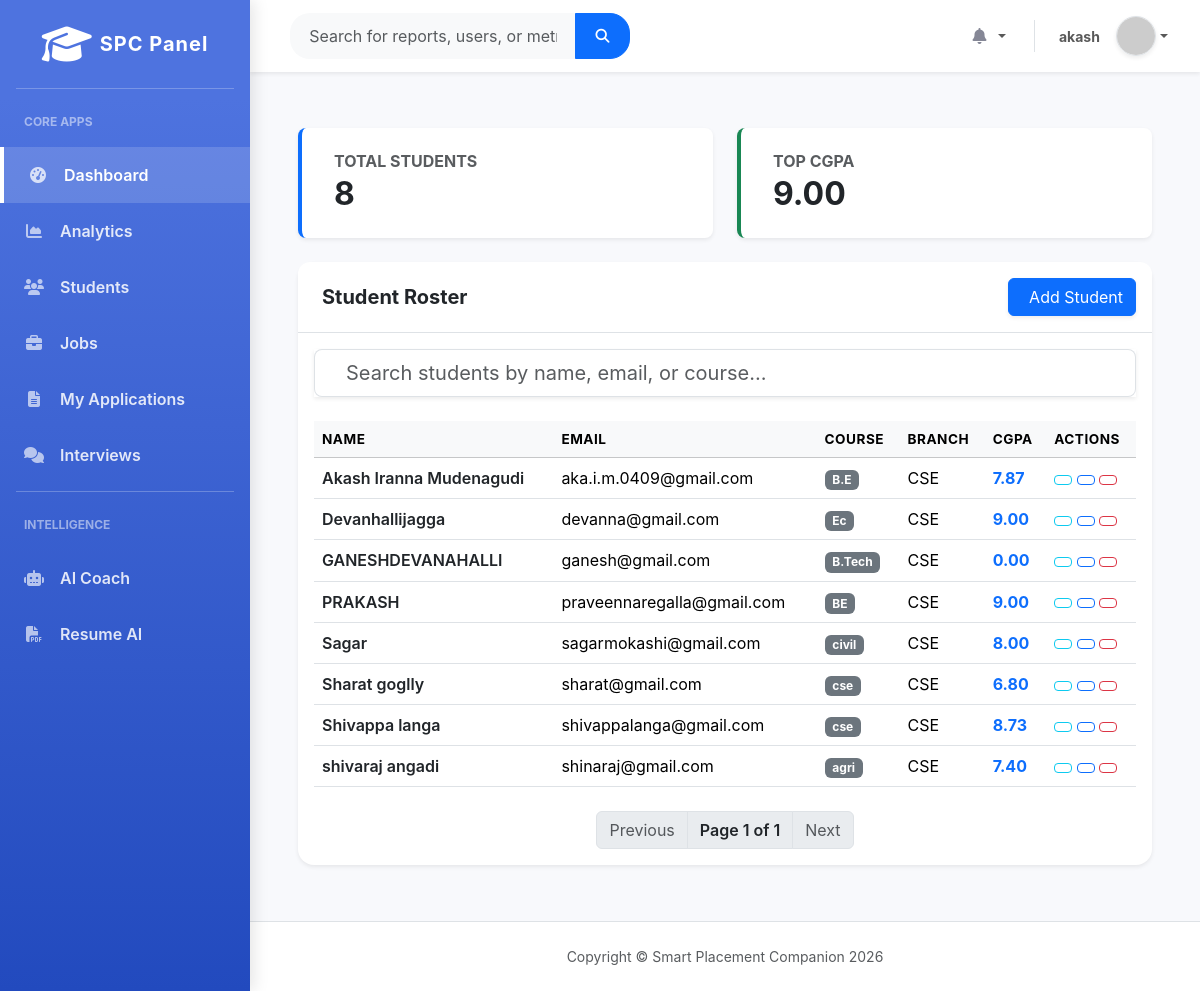
Page /students/ (signed in) on the committed database.
### students/models.py (models this page shows, shortened)
class Student(models.Model):
    BRANCH_CHOICES = [
        ('CSE', 'Computer Science'),
        ('ECE', 'Electronics'),
        ('ME', 'Mechanical'),
        ('CE', 'Civil'),
        ('MGT', 'Management'),
    ]
    user = models.OneToOneField(User, null=True, blank=True, on_delete=models.SET_NULL, help_text='Auth user linked to student')
    name = models.CharField(max_length=100)
    email = models.EmailField()
    phone = models.CharField(max_length=20, blank=True, null=True, help_text='Contact Number')
    course = models.CharField(max_length=100)
    branch = models.CharField(max_length=4, choices=BRANCH_CHOICES, default='CSE')
    cgpa = models.DecimalField(max_digits=4, decimal_places=2, default=0.00)
    skills = models.CharField(max_length=255, blank=True, help_text='Comma-separated skills')
    projects = models.TextField(blank=True, null=True, help_text='Brief description of projects or comma separated')
    certifications = models.TextField(blank=True, null=True, help_text='List of certifications')
    linkedin_url = models.URLField(max_length=255, blank=True, null=True)
    github_url = models.URLField(max_length=255, blank=True, null=True)
    bio = models.TextField(blank=True, null=True, help_text='Short professional bio')
    profile_picture = models.ImageField(upload_to='profile_pics/', null=True, blank=True, help_text='Profile Picture Image')
    offer_date = models.DateField(null=True, blank=True, help_text='Date when candidate received an offer')
    resume = models.FileField(upload_to='resumes/', null=True, blank=True, help_text='Student Resume PDF')
    PLACEMENT_CHOICES = (
        ('Placed', 'Placed'),
        ('Not Placed', 'Not Placed')
    )
    placement_status = models.CharField(max_length=20, choices=PLACEMENT_CHOICES, default='Not Placed')
    created_at = models.DateTimeField(auto_now_add=True)
    updated_at = models.DateTimeField(auto_now=True)

### students/views.py (the view)
        @login_required
        def wrapper(request, *args, **kwargs):
            if request.user.is_superuser:
                return fn(request, *args, **kwargs)
            if hasattr(request.user, 'profile') and request.user.profile.role in roles:
                return fn(request, *args, **kwargs)
            return HttpResponseForbidden('You do not have permission to view this page.')

### students/models.py (called while the page is built)
    @property
    def unread_notifications_count(self):
        return self.user.notifications.filter(is_read=False).count()

### students/views.py (called while the page is built)
def role_required(*roles):
    def decorator(fn):
        @login_required
        def wrapper(request, *args, **kwargs):
            if request.user.is_superuser:
                return fn(request, *args, **kwargs)
            if hasattr(request.user, 'profile') and request.user.profile.role in roles:
                return fn(request, *args, **kwargs)
            return HttpResponseForbidden('You do not have permission to view this page.')
        return wrapper
    return decorator

@role_required('coordinator', 'recruiter')
def student_list(request):
    q = request.GET.get('q', '')
    students = Student.objects.filter(name__icontains=q).order_by('name')
    total_students = Student.objects.count()
    top_student = Student.objects.order_by('-cgpa').first()
    top_cgpa = top_student.cgpa if top_student else 0.0
    paginator = Paginator(students, 10)
    page_obj = paginator.get_page(request.GET.get('page'))
    return render(request, 'students/students.html', {
        'students': page_obj,
        'q': q,
        'page_obj': page_obj,
        'total_students': total_students,
        'top_cgpa': top_cgpa
    })

### templates/students/students.html (shortened to what this page needs)
{% extends 'base.html' %}
{% block content %}
<div class="py-2">
    <div class="row g-4 mb-4">
        <div class="col-md-6">
            <div class="card shadow-sm border-0 border-start border-primary border-4 rounded-3 h-100">
                <div class="card-body py-4">
                    <div class="d-flex align-items-center">
                        <div>
                            <h6 class="text-muted text-uppercase fw-bold mb-1">Total Students</h6>
                            <h2 class="mb-0 fw-bold text-dark">{{ total_students|default:0 }}</h2>
                        </div>
                    </div>
                </div>
            </div>
        </div>
        <div class="col-md-6">
            <div class="card shadow-sm border-0 border-start border-success border-4 rounded-3 h-100">
                <div class="card-body py-4">
                    <div class="d-flex align-items-center">
                        <div>
                            <h6 class="text-muted text-uppercase fw-bold mb-1">Top CGPA</h6>
                            <h2 class="mb-0 fw-bold text-dark">{{ top_cgpa|default:"0.0" }}</h2>
                        </div>
                    </div>
                </div>
            </div>
        </div>
    </div>
    <div class="card shadow-sm border-0 rounded-4 mb-4">
        <div class="card-header bg-white border-bottom py-3 d-flex justify-content-between align-items-center">
            <h5 class="mb-0 fw-bold">Student Roster</h5>
            <a class="btn btn-primary shadow-sm" href="{% url 'students:add_student' %}">Add Student</a>
        </div>
        <div class="card-body">
            <form class="mb-4" onsubmit="return false;">
                <div class="input-group input-group-lg shadow-sm">
                    <span class="input-group-text bg-white text-muted border-end-0"></span>
                    <input class="form-control border-start-0 ps-0" type="text" id="frontendSearchInput" value="{{ q }}" placeholder="Search students by name, email, or course...">
                </div>
            </form>
            <div class="table-responsive">
                <table class="table table-hover align-middle mb-0">
                    <thead class="table-light text-muted text-uppercase" style="font-size: 0.85rem; letter-spacing: 0.5px;">
                        <tr>
                            <th>Name</th>
                            <th>Email</th>
                            <th>Course</th>
                            <th>Branch</th>
                            <th>CGPA</th>
                            <th>Actions</th>
                        </tr>
                    </thead>
                    <tbody id="studentsTableBody">
                    {% for student in students %}
                        <tr style="transition: background-color 0.2s;">
                            <td class="fw-semibold text-dark">{{ student.name }}</td>
                            <td>{{ student.email }}</td>
                            <td><span class="badge bg-secondary">{{ student.course }}</span></td>
                            <td>{{ student.branch }}</td>
                            <td class="fw-bold text-primary">{{ student.cgpa }}</td>
                            <td>
                                <a class="btn btn-sm btn-outline-info" href="{% url 'students:student_detail_dashboard' student.id %}" title="View Dashboard"></a>
                                <a class="btn btn-sm btn-outline-primary" href="{% url 'students:edit_student' student.id %}" title="Edit"></a>
                                <a class="btn btn-sm btn-outline-danger" href="{% url 'students:delete_student' student.id %}" title="Delete"></a>
                            </td>
                        </tr>
                    {% empty %}
                        <tr><td colspan="6" class="text-center py-4 text-muted">No students found.</td></tr>
                    {% endfor %}
                    </tbody>
                </table>
            </div>
            <nav aria-label="Page navigation" class="mt-4">
                <ul class="pagination justify-content-center mb-0">
                    {% if students.has_previous %}
                    <li class="page-item"><a class="page-link" href="?q={{ q }}&page={{ students.previous_page_number }}">Previous</a></li>
                    {% else %}
                    <li class="page-item disabled"><span class="page-link">Previous</span></li>
                    {% endif %}
                    <li class="page-item disabled"><span class="page-link text-dark fw-semibold">Page {{ students.number }} of {{ students.paginator.num_pages }}</span></li>
                    {% if students.has_next %}
                    <li class="page-item"><a class="page-link" href="?q={{ q }}&page={{ students.next_page_number }}">Next</a></li>
                    {% else %}
                    <li class="page-item disabled"><span class="page-link">Next</span></li>
                    {% endif %}
                </ul>
            </nav>
        </div>
    </div>
</div>
{% endblock %}

### templates/includes/navbar.html (shortened to what this page needs)
<nav class="navbar navbar-expand w-100 navbar-light bg-white topbar mb-4 static-top shadow-sm px-4 d-flex justify-content-between">
    <form class="d-none d-sm-inline-block form-inline me-auto ms-md-3 my-2 my-md-0 mw-100 navbar-search">
        <div class="input-group">
            <input type="text" class="form-control bg-light border-0 small" placeholder="Search for reports, users, or metrics..." aria-label="Search" style="border-radius: 20px 0 0 20px; padding: 0.6rem 1.2rem;">
            <button class="btn btn-primary" type="button" style="border-radius: 0 20px 20px 0; padding: 0.6rem 1.2rem;">
                <i class="fas fa-search fa-sm"></i>
            </button>
        </div>
    </form>
    <ul class="navbar-nav ms-auto align-items-center">
        <li class="nav-item dropdown no-arrow mx-1">
            <a class="nav-link dropdown-toggle" href="#" id="alertsDropdown" role="button" data-bs-toggle="dropdown">
                <i class="fas fa-bell fa-fw text-gray-400"></i>
            </a>
        </li>
        <li class="nav-item dropdown no-arrow d-flex align-items-center">
            <a class="nav-link dropdown-toggle d-flex align-items-center" href="#" id="userDropdown" role="button" data-bs-toggle="dropdown">
                <span class="me-3 d-none d-lg-inline text-gray-600 small fw-bold">{{ user.username|default:"Active User" }}</span>
                <img class="img-profile rounded-circle shadow-sm border" src="https://ui-avatars.com/api/?name={{ user.username|default:'Active+User' }}&background=4e73df&color=fff&bold=true" style="width: 2.5rem; height: 2.5rem;">
            </a>
        </li>
    </ul>
</nav>

### templates/base.html (style rules this page uses)
:root { --sidebar-width: 250px; --primary-color: #4e73df; --bg-light: #f8f9fc; --text-gray-400: #d1d3e2; --text-gray-800: #5a5c69; }
body { font-family: 'Inter', -apple-system, BlinkMacSystemFont, "Segoe UI", Roboto, "Helvetica Neue", Arial, sans-serif; background-color: var(--bg-light); overflow-x: hidden; color: var(--text-gray-800); }
.text-gray-400 { color: #858796 !important; }
.card { border: none; border-radius: 0.75rem; box-shadow: 0 0.15rem 1.75rem 0 rgba(58, 59, 69, 0.1); transition: transform 0.2s ease-in-out, box-shadow 0.2s ease; }
.card-header { background-color: #f8f9fc; border-bottom: 1px solid #e3e6f0; border-top-left-radius: 0.75rem !important; border-top-right-radius: 0.75rem !important; }

### rows in the picture
Student: cgpa "9.00", name "Devanhallijagga", email "devanna@gmail.com", course "Ec", branch "CSE"
Student: name "Akash Iranna Mudenagudi", email "aka.i.m.0409@gmail.com", course "B.E", branch "CSE", cgpa "7.87"
Student: name "GANESHDEVANAHALLI", email "ganesh@gmail.com", course "B.Tech", branch "CSE", cgpa "0.00"
Student: name "PRAKASH", email "praveennaregalla@gmail.com", course "BE", branch "CSE", cgpa "9.00"
Student: name "Sagar", email "sagarmokashi@gmail.com", course "civil", branch "CSE", cgpa "8.00"
Student: name "Sharat goglly", email "sharat@gmail.com", course "cse", branch "CSE", cgpa "6.80"
Student: name "Shivappa langa", email "shivappalanga@gmail.com", course "cse", branch "CSE", cgpa "8.73"
Student: name "shivaraj angadi", email "shinaraj@gmail.com", course "agri", branch "CSE", cgpa "7.40"

### other values in the picture
{{ user.username|default:"Active User" }} "akash"
{{ total_students|default:0 }} "8"
{{ students.number }} "1"
{{ students.paginator.num_pages }} "1"
